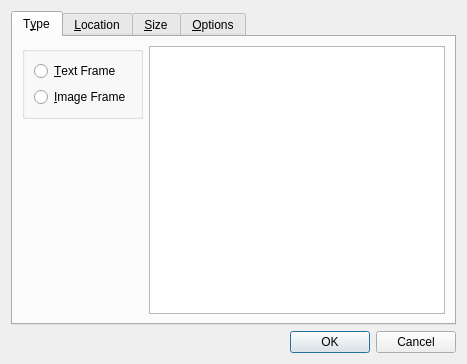
<?xml version="1.0" encoding="UTF-8"?>
<ui version="4.0">
 <class>InsertAFrame</class>
 <widget class="QDialog" name="InsertAFrame">
  <property name="geometry">
   <rect>
    <x>0</x>
    <y>0</y>
    <width>467</width>
    <height>364</height>
   </rect>
  </property>
  <property name="windowTitle">
   <string>Insert Frames</string>
  </property>
  <layout class="QVBoxLayout">
   <item>
    <widget class="QTabWidget" name="tabWidget">
     <property name="currentIndex">
      <number>0</number>
     </property>
     <widget class="QWidget" name="typeTab">
      <attribute name="title">
       <string>T&amp;ype</string>
      </attribute>
      <layout class="QHBoxLayout">
       <item>
        <layout class="QVBoxLayout">
         <item>
          <widget class="QGroupBox" name="typeGroupBox">
           <property name="toolTip">
            <string/>
           </property>
           <property name="title">
            <string/>
           </property>
           <layout class="QVBoxLayout">
            <item>
             <widget class="QRadioButton" name="radioButtonTextFrame">
              <property name="toolTip">
               <string>Insert one or more text frames</string>
              </property>
              <property name="text">
               <string>&amp;Text Frame</string>
              </property>
             </widget>
            </item>
            <item>
             <widget class="QRadioButton" name="radioButtonImageFrame">
              <property name="toolTip">
               <string>Insert one or more image frames</string>
              </property>
              <property name="text">
               <string>&amp;Image Frame</string>
              </property>
             </widget>
            </item>
           </layout>
          </widget>
         </item>
         <item>
          <spacer>
           <property name="orientation">
            <enum>Qt::Vertical</enum>
           </property>
           <property name="sizeHint" stdset="0">
            <size>
             <width>20</width>
             <height>40</height>
            </size>
           </property>
          </spacer>
         </item>
        </layout>
       </item>
       <item>
        <widget class="QTextEdit" name="typeTextEdit">
         <property name="readOnly">
          <bool>true</bool>
         </property>
        </widget>
       </item>
      </layout>
     </widget>
     <widget class="QWidget" name="locationTab">
      <attribute name="title">
       <string>&amp;Location</string>
      </attribute>
      <layout class="QHBoxLayout">
       <item>
        <widget class="QGroupBox" name="pagePlacementGroupBox">
         <property name="toolTip">
          <string>Place the new frames on the current page, on all pages or on a selected range</string>
         </property>
         <property name="title">
          <string>Page Placement</string>
         </property>
         <layout class="QVBoxLayout">
          <item>
           <widget class="QRadioButton" name="radioButtonCurrentPage">
            <property name="toolTip">
             <string>Insert the frame on the current page only</string>
            </property>
            <property name="text">
             <string>Current Page</string>
            </property>
           </widget>
          </item>
          <item>
           <widget class="QRadioButton" name="radioButtonAllPages">
            <property name="toolTip">
             <string>Insert one frame for each existing page</string>
            </property>
            <property name="text">
             <string>All Pages</string>
            </property>
           </widget>
          </item>
          <item>
           <widget class="QRadioButton" name="radioButtonRangeOfPages">
            <property name="toolTip">
             <string>Insert frames on a range of pages</string>
            </property>
            <property name="text">
             <string>Range of Pages</string>
            </property>
           </widget>
          </item>
          <item>
           <layout class="QHBoxLayout">
            <item>
             <widget class="QLineEdit" name="placementPagesLineEdit">
              <property name="toolTip">
               <string>Range of pages to insert frames on</string>
              </property>
             </widget>
            </item>
            <item>
             <widget class="QToolButton" name="placementPagesRangeButton">
              <property name="toolTip">
               <string/>
              </property>
              <property name="text">
               <string>...</string>
              </property>
             </widget>
            </item>
           </layout>
          </item>
          <item>
           <spacer>
            <property name="orientation">
             <enum>Qt::Vertical</enum>
            </property>
            <property name="sizeHint" stdset="0">
             <size>
              <width>20</width>
              <height>40</height>
             </size>
            </property>
           </spacer>
          </item>
         </layout>
        </widget>
       </item>
       <item>
        <widget class="QGroupBox" name="framePositionGroupBox">
         <property name="toolTip">
          <string>Position the new frame in relation to the page</string>
         </property>
         <property name="title">
          <string>Position of Frame</string>
         </property>
         <layout class="QVBoxLayout">
          <item>
           <widget class="QRadioButton" name="radioButtonTopLeftOfMargins">
            <property name="toolTip">
             <string>Insert the frame at the top left of the page margins</string>
            </property>
            <property name="text">
             <string>Top Left of Margins</string>
            </property>
           </widget>
          </item>
          <item>
           <widget class="QRadioButton" name="radioButtonTopLeftOfPage">
            <property name="toolTip">
             <string>Insert the frame at the top left of the page</string>
            </property>
            <property name="text">
             <string>Top Left of Page</string>
            </property>
           </widget>
          </item>
          <item>
           <widget class="QRadioButton" name="radioButtonTopLeftOfBleed">
            <property name="toolTip">
             <string>Insert the frame at the top left of the page bleed</string>
            </property>
            <property name="text">
             <string>Top Left of Bleed</string>
            </property>
           </widget>
          </item>
          <item>
           <widget class="QRadioButton" name="radioButtonCustomPosition">
            <property name="toolTip">
             <string>Insert the frame at a custom position on the page</string>
            </property>
            <property name="text">
             <string>Custom Position</string>
            </property>
           </widget>
          </item>
          <item>
           <layout class="QHBoxLayout">
            <item>
             <spacer>
              <property name="orientation">
               <enum>Qt::Horizontal</enum>
              </property>
              <property name="sizeType">
               <enum>QSizePolicy::Fixed</enum>
              </property>
              <property name="sizeHint" stdset="0">
               <size>
                <width>30</width>
                <height>20</height>
               </size>
              </property>
             </spacer>
            </item>
            <item>
             <layout class="QGridLayout">
              <item row="1" column="0">
               <widget class="QLabel" name="label_2">
                <property name="text">
                 <string>Y:</string>
                </property>
               </widget>
              </item>
              <item row="0" column="0">
               <widget class="QLabel" name="label">
                <property name="text">
                 <string>X:</string>
                </property>
               </widget>
              </item>
              <item row="1" column="1">
               <widget class="ScrSpinBox" name="yPosScrSpinBox">
                <property name="toolTip">
                 <string>Top position of the inserted frame</string>
                </property>
               </widget>
              </item>
              <item row="0" column="1">
               <widget class="ScrSpinBox" name="xPosScrSpinBox">
                <property name="toolTip">
                 <string>Left position of the inserted frame</string>
                </property>
               </widget>
              </item>
             </layout>
            </item>
            <item>
             <spacer>
              <property name="orientation">
               <enum>Qt::Horizontal</enum>
              </property>
              <property name="sizeHint" stdset="0">
               <size>
                <width>40</width>
                <height>20</height>
               </size>
              </property>
             </spacer>
            </item>
           </layout>
          </item>
          <item>
           <spacer>
            <property name="orientation">
             <enum>Qt::Vertical</enum>
            </property>
            <property name="sizeHint" stdset="0">
             <size>
              <width>20</width>
              <height>31</height>
             </size>
            </property>
           </spacer>
          </item>
         </layout>
        </widget>
       </item>
      </layout>
     </widget>
     <widget class="QWidget" name="sizeTab">
      <attribute name="title">
       <string>&amp;Size</string>
      </attribute>
      <layout class="QHBoxLayout">
       <item>
        <widget class="QGroupBox" name="sizeGroupBox">
         <property name="toolTip">
          <string/>
         </property>
         <property name="title">
          <string/>
         </property>
         <layout class="QVBoxLayout">
          <item>
           <widget class="QRadioButton" name="radioButtonPageMarginSize">
            <property name="toolTip">
             <string>Insert the new frame with the same dimensions as the page margins</string>
            </property>
            <property name="text">
             <string>Same as the Page Margins</string>
            </property>
           </widget>
          </item>
          <item>
           <widget class="QRadioButton" name="radioButtonPageSize">
            <property name="toolTip">
             <string>Insert the new frame with the same dimensions as the page</string>
            </property>
            <property name="text">
             <string>Same as the Page</string>
            </property>
           </widget>
          </item>
          <item>
           <widget class="QRadioButton" name="radioButtonBleedSize">
            <property name="toolTip">
             <string>Insert the new frame with the same dimensions as the bleed area outside the boundary of the page itself</string>
            </property>
            <property name="text">
             <string>Same as the Bleed</string>
            </property>
           </widget>
          </item>
          <item>
           <widget class="QRadioButton" name="radioButtonImageSize">
            <property name="toolTip">
             <string>Insert the new frame with the same dimensions as the image that will be imported</string>
            </property>
            <property name="text">
             <string>Same as the Imported Image</string>
            </property>
           </widget>
          </item>
          <item>
           <widget class="QRadioButton" name="radioButtonCustomSize">
            <property name="toolTip">
             <string>Insert the new frame with a custom size</string>
            </property>
            <property name="text">
             <string>Custom Size</string>
            </property>
           </widget>
          </item>
          <item>
           <layout class="QHBoxLayout">
            <item>
             <spacer>
              <property name="orientation">
               <enum>Qt::Horizontal</enum>
              </property>
              <property name="sizeType">
               <enum>QSizePolicy::Fixed</enum>
              </property>
              <property name="sizeHint" stdset="0">
               <size>
                <width>30</width>
                <height>20</height>
               </size>
              </property>
             </spacer>
            </item>
            <item>
             <layout class="QGridLayout">
              <item row="1" column="0">
               <widget class="QLabel" name="label_3">
                <property name="text">
                 <string>Height:</string>
                </property>
               </widget>
              </item>
              <item row="0" column="0">
               <widget class="QLabel" name="label_4">
                <property name="text">
                 <string>Width:</string>
                </property>
               </widget>
              </item>
              <item row="0" column="1">
               <widget class="ScrSpinBox" name="widthScrSpinBox">
                <property name="toolTip">
                 <string>Width of the inserted frame</string>
                </property>
               </widget>
              </item>
              <item row="1" column="1">
               <widget class="ScrSpinBox" name="heightScrSpinBox">
                <property name="toolTip">
                 <string>Height of the inserted frame</string>
                </property>
               </widget>
              </item>
             </layout>
            </item>
            <item>
             <spacer>
              <property name="orientation">
               <enum>Qt::Horizontal</enum>
              </property>
              <property name="sizeHint" stdset="0">
               <size>
                <width>40</width>
                <height>20</height>
               </size>
              </property>
             </spacer>
            </item>
           </layout>
          </item>
          <item>
           <spacer>
            <property name="orientation">
             <enum>Qt::Vertical</enum>
            </property>
            <property name="sizeHint" stdset="0">
             <size>
              <width>20</width>
              <height>40</height>
             </size>
            </property>
           </spacer>
          </item>
         </layout>
        </widget>
       </item>
      </layout>
     </widget>
     <widget class="QWidget" name="optionsTab">
      <attribute name="title">
       <string>&amp;Options</string>
      </attribute>
      <layout class="QVBoxLayout">
       <item>
        <widget class="QStackedWidget" name="optionsStackedWidget">
         <property name="currentIndex">
          <number>0</number>
         </property>
         <widget class="QWidget" name="page">
          <layout class="QVBoxLayout" name="verticalLayout">
           <item>
            <layout class="QHBoxLayout">
             <item>
              <layout class="QGridLayout">
               <item row="0" column="1">
                <widget class="QSpinBox" name="textColumnCountSpinBox">
                 <property name="toolTip">
                  <string>Number of columns for the inserted text frame</string>
                 </property>
                 <property name="minimum">
                  <number>1</number>
                 </property>
                </widget>
               </item>
               <item row="1" column="0">
                <widget class="QLabel" name="textColumnGapLabel">
                 <property name="text">
                  <string>Gap:</string>
                 </property>
                </widget>
               </item>
               <item row="1" column="1">
                <widget class="ScrSpinBox" name="textColumnGapScrSpinBox">
                 <property name="toolTip">
                  <string>Distance between the columns in the text frame</string>
                 </property>
                </widget>
               </item>
               <item row="0" column="0">
                <widget class="QLabel" name="textColumnCountLabel">
                 <property name="text">
                  <string>Columns:</string>
                 </property>
                </widget>
               </item>
              </layout>
             </item>
             <item>
              <spacer>
               <property name="orientation">
                <enum>Qt::Horizontal</enum>
               </property>
               <property name="sizeHint" stdset="0">
                <size>
                 <width>40</width>
                 <height>20</height>
                </size>
               </property>
              </spacer>
             </item>
            </layout>
           </item>
           <item>
            <widget class="QCheckBox" name="checkBoxLinkCreatedTextFrames">
             <property name="toolTip">
              <string>Link the inserted text frames together to form a chain of frames</string>
             </property>
             <property name="text">
              <string>Link Inserted Frames</string>
             </property>
            </widget>
           </item>
           <item>
            <layout class="QHBoxLayout" name="horizontalLayout">
             <item>
              <widget class="QCheckBox" name="checkBoxLinkToExistingFrame">
               <property name="toolTip">
                <string>Link the first inserted frame to a preexisting text frame</string>
               </property>
               <property name="text">
                <string>Link to Existing Frame</string>
               </property>
              </widget>
             </item>
             <item>
              <widget class="QComboBox" name="comboBoxLinkToExistingFrameName">
               <property name="enabled">
                <bool>false</bool>
               </property>
               <property name="sizePolicy">
                <sizepolicy hsizetype="Expanding" vsizetype="Fixed">
                 <horstretch>0</horstretch>
                 <verstretch>0</verstretch>
                </sizepolicy>
               </property>
               <property name="toolTip">
                <string>Name of existing text frame to link to</string>
               </property>
              </widget>
             </item>
            </layout>
           </item>
           <item>
            <layout class="QHBoxLayout">
             <item>
              <widget class="QLabel" name="sourceDocLabel">
               <property name="text">
                <string>Source Document:</string>
               </property>
              </widget>
             </item>
             <item>
              <widget class="QLineEdit" name="sourceDocLineEdit">
               <property name="toolTip">
                <string>Source document to load into the text frame</string>
               </property>
              </widget>
             </item>
             <item>
              <widget class="QToolButton" name="selectDocFileButton">
               <property name="text">
                <string>...</string>
               </property>
              </widget>
             </item>
            </layout>
           </item>
           <item>
            <spacer>
             <property name="orientation">
              <enum>Qt::Vertical</enum>
             </property>
             <property name="sizeHint" stdset="0">
              <size>
               <width>20</width>
               <height>40</height>
              </size>
             </property>
            </spacer>
           </item>
          </layout>
         </widget>
         <widget class="QWidget" name="page_2">
          <layout class="QVBoxLayout">
           <item>
            <layout class="QHBoxLayout">
             <item>
              <widget class="QLabel" name="sourceImageLabel">
               <property name="text">
                <string>Source Image:</string>
               </property>
              </widget>
             </item>
             <item>
              <widget class="QLineEdit" name="sourceImageLineEdit">
               <property name="toolTip">
                <string>Source image to load into the inserted image frame</string>
               </property>
              </widget>
             </item>
             <item>
              <widget class="QToolButton" name="selectImageFileButton">
               <property name="text">
                <string>...</string>
               </property>
              </widget>
             </item>
            </layout>
           </item>
           <item>
            <spacer>
             <property name="orientation">
              <enum>Qt::Vertical</enum>
             </property>
             <property name="sizeHint" stdset="0">
              <size>
               <width>20</width>
               <height>40</height>
              </size>
             </property>
            </spacer>
           </item>
          </layout>
         </widget>
         <widget class="QWidget" name="page_3">
          <layout class="QVBoxLayout">
           <item>
            <widget class="QLabel" name="label_9">
             <property name="text">
              <string>There are no options for this type of frame</string>
             </property>
             <property name="alignment">
              <set>Qt::AlignLeading|Qt::AlignLeft|Qt::AlignTop</set>
             </property>
            </widget>
           </item>
          </layout>
         </widget>
        </widget>
       </item>
      </layout>
     </widget>
    </widget>
   </item>
   <item>
    <widget class="QDialogButtonBox" name="buttonBox">
     <property name="orientation">
      <enum>Qt::Horizontal</enum>
     </property>
     <property name="standardButtons">
      <set>QDialogButtonBox::Cancel|QDialogButtonBox::Ok</set>
     </property>
    </widget>
   </item>
  </layout>
 </widget>
 <customwidgets>
  <customwidget>
   <class>ScrSpinBox</class>
   <extends>QDoubleSpinBox</extends>
   <header>ui/scrspinbox.h</header>
  </customwidget>
 </customwidgets>
 <resources/>
 <connections>
  <connection>
   <sender>buttonBox</sender>
   <signal>accepted()</signal>
   <receiver>InsertAFrame</receiver>
   <slot>accept()</slot>
   <hints>
    <hint type="sourcelabel">
     <x>248</x>
     <y>254</y>
    </hint>
    <hint type="destinationlabel">
     <x>157</x>
     <y>274</y>
    </hint>
   </hints>
  </connection>
  <connection>
   <sender>buttonBox</sender>
   <signal>rejected()</signal>
   <receiver>InsertAFrame</receiver>
   <slot>reject()</slot>
   <hints>
    <hint type="sourcelabel">
     <x>316</x>
     <y>260</y>
    </hint>
    <hint type="destinationlabel">
     <x>286</x>
     <y>274</y>
    </hint>
   </hints>
  </connection>
 </connections>
</ui>
